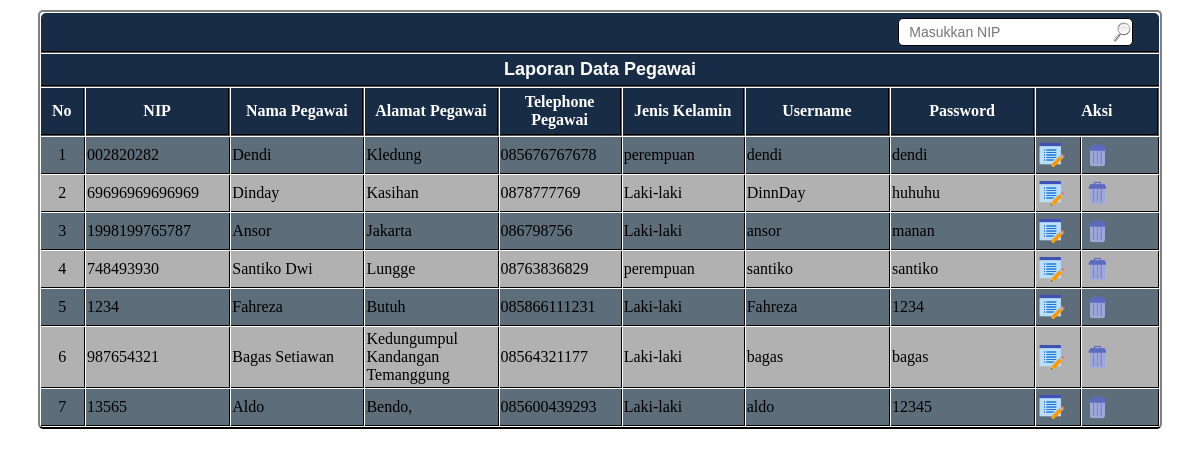
The page /admin/pegawai_tampildata.php?kat=2 on the database its author committed.
### tables this page shows
CREATE TABLE IF NOT EXISTS `pegawai` (
  `nip` varchar(20) NOT NULL,
  `nama_pegawai` varchar(30) NOT NULL,
  `alamat_pegawai` varchar(50) NOT NULL,
  `telepon_pegawai` varchar(12) NOT NULL,
  `jeniskelamin_pegawai` varchar(10) NOT NULL,
  `username` varchar(20) NOT NULL,
  `password` varchar(8) NOT NULL,
  PRIMARY KEY  (`nip`)
);

### admin/pegawai_tampildata.php (the view, shortened to what this page needs)
<head>
</head>
<link rel="stylesheet" href="tabel.css" type="text/css" />
<body>
<table border="0" align="center" cellspacing="1" class="tabel" width="98%" >
  <tr>
    <form action="pegawai_pencarian.php" method="post">
      <th colspan="10" class="judul" > <div align="right">
  <input type="text" name="nip" class="cari" size="25" placeholder="Masukkan NIP" />
  &nbsp;&nbsp;&nbsp;&nbsp; </div></th>
    </form>
  </tr>
  <tr>
    <th class="judul2" colspan="10">Laporan Data Pegawai</th>
  </tr>
  <tr>
    <th width="4%" class="isiform">No</th>
    <th width="13%" class="isiform">NIP</th>
    <th width="12%" class="isiform">Nama Pegawai</th>
    <th width="12%" class="isiform">Alamat Pegawai</th>
    <th width="11%" class="isiform">Telephone Pegawai</th>
    <th width="11%" class="isiform">Jenis Kelamin</th>
    <th width="13%" class="isiform">Username</th>
    <th width="13%" class="isiform">Password</th>
    <th colspan="2" class="isiform">Aksi</th>
  </tr>
  <?php
				$query = mysql_query("select * from pegawai") or die(mysql_error);
				$nomor=1;
				while($data=mysql_fetch_array($query))
				{
				if($nomor%2==0)
				{ $bgcolor="#b1b1b1"; }
				else
				{ $bgcolor="#5d6d7a"; }
				?>
  <tr class='isiform1'   bgcolor=<?php echo "$bgcolor"; ?>>
    <td class="isiform1"><div align="center">
    <?php echo $nomor;?></div></td>
    <td class="isiform1"><?php echo $data["0"];?></td>
    <td class="isiform1"><?php echo $data["1"];?></td>
    <td class="isiform1"><?php echo $data["2"];?></td>
    <td class="isiform1"><?php echo $data["3"];?></td>
    <td class="isiform1"><?php echo $data["4"];?></td>
    <td class="isiform1"><?php echo $data["5"];?></td>
    <td class="isiform1"><?php echo $data["6"];?></td>
    <td width="4%" class="isiform1"><?php echo "<a href=pegawai_edit.php?nip=$data[nip]>
				<img src='../img/edit.png' width='30px' height='30px'/></a>";?></td>
    <td width="7%" class="isiform1"><?php echo "<a href=pegawai_delete.php?nip=$data[nip]&&hapus=oke><img src='../img/delete.png' width='30px' height='30px'/></a>";?></td>
  </tr>
  <?php $nomor++;}?>
</table>
</body>
</html>

### admin/tabel.css (style rules this page uses)
.tabel { width:95%; margin-top:10px; border-width:2px; border-style:solid; border-bottom-color:#000000; border-radius:5px 5px 5px 5px; }
.judul { background-color:#182D45; color:#ffffff; padding-top:5px; padding-bottom:5px; font-family:Arial, Helvetica, sans-serif; font-size:18px; border-bottom-style:groove; border-bottom-width:2px; border-radius:5px 5px 0px 0px; border-color:#000000; }
.judul2 { background-color:#182D45; color:#ffffff; padding-top:5px; padding-bottom:5px; font-family:Arial, Helvetica, sans-serif; font-size:18px; border-bottom-style:groove; border-bottom-width:2px; border-radius:0px 0px 0px 0px; border-color:#000000; }
.isiform { border-right-width:2px; border-right-style:groove; border-bottom-style:groove; border-bottom-width:2px; border-radius:0px 0px 0px 0px; background-color:#182D45; padding-top:5px; padding-bottom:5px; border-color:#000000; color:ffffff; }
.isiform1 { border-right-width:1px; border-right-style:groove; border-bottom-style:groove; border-bottom-width:1px; padding-top:3px; padding-bottom:3px; border-color:#000000; }
.cari { padding-top:5px; padding-bottom:5px; background-image:url(../img/cari1.png); background-position:right; background-repeat:no-repeat; padding-left:10px; font-family:Arial, Helvetica, sans-serif; font-size:14px; color:#666666; border-style:solid; border-color:#000000; border-width:1px; box-shadow:2px 2x 2px #999999; border-radius:5px 5px 5px 5px; }

### rows shown on the page
pegawai: nip "002820282", nama_pegawai "Dendi", alamat_pegawai "Kledung", telepon_pegawai "085676767678", jeniskelamin_pegawai "perempuan", username "dendi", password "dendi"
pegawai: nip "69696969696969", nama_pegawai "Dinday", alamat_pegawai "Kasihan", telepon_pegawai "0878777769", jeniskelamin_pegawai "Laki-laki", username "DinnDay", password "huhuhu"
pegawai: nip "1998199765787", nama_pegawai "Ansor", alamat_pegawai "Jakarta", telepon_pegawai "086798756", jeniskelamin_pegawai "Laki-laki", username "ansor", password "manan"
pegawai: nip "748493930", nama_pegawai "Santiko Dwi", alamat_pegawai "Lungge", telepon_pegawai "08763836829", jeniskelamin_pegawai "perempuan", username "santiko", password "santiko"
pegawai: nip "1234", nama_pegawai "Fahreza", alamat_pegawai "Butuh", telepon_pegawai "085866111231", jeniskelamin_pegawai "Laki-laki", username "Fahreza", password "1234"
pegawai: nip "987654321", nama_pegawai "Bagas Setiawan", alamat_pegawai "Kedungumpul Kandangan Temanggung", telepon_pegawai "08564321177", jeniskelamin_pegawai "Laki-laki", username "bagas", password "bagas"
pegawai: nip "13565", nama_pegawai "Aldo", alamat_pegawai "Bendo,", telepon_pegawai "085600439293", jeniskelamin_pegawai "Laki-laki", username "aldo", password "12345"
